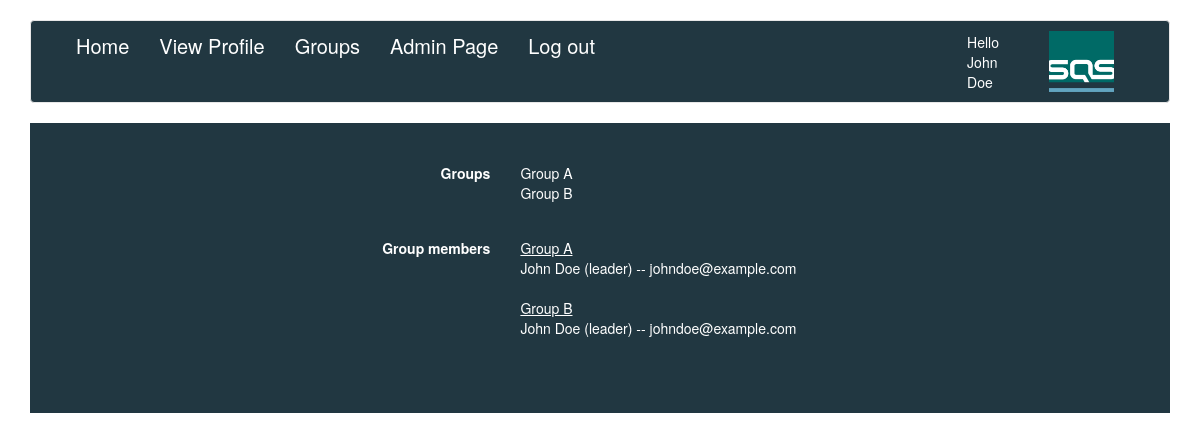
/Training_site/groups.php (signed in), run on the app's committed database.
### tables this page shows
CREATE TABLE `group_members` (
  `id` int(11) NOT NULL,
  `group_id` int(11) DEFAULT NULL,
  `leader` tinyint(1) DEFAULT '0',
  `date_joined` timestamp NOT NULL DEFAULT CURRENT_TIMESTAMP ON UPDATE CURRENT_TIMESTAMP,
  `uid` int(11) DEFAULT NULL
);

CREATE TABLE `user` (
  `UID` int(11) NOT NULL,
  `Name` text NOT NULL,
  `Email` text NOT NULL,
  `Password` varchar(64) NOT NULL,
  `level` int(11) DEFAULT '3'
);

### Training_site/groups.php (the view, shortened to what this page needs)
<?php
include 'config/header.php';
require_once('../sql_connector.php');
?>
<html>
<div class="container">
<form  class= "form-horizontal"action="" method="post">
	<?php
		$group_names = [];
		$group_ids = [];
		$sql1 = "SELECT * FROM groups;";
		$result1 = $mysqli->query($sql1);
		if($result1->num_rows > 0)
		{
			while($row = $result1->fetch_assoc())
			{
				array_push($group_names, $row["name"]);
				array_push($group_ids, $row["id"]);
			}
		}
		else
		{
			echo "<p> No groups could be found </p>";
		}
		echo '<div class="form-group">';
		echo '<label class="control-label col-sm-5" >Groups</label>';
		echo '<div class="col-sm-5">';
		foreach($group_names as $key => $value)
		{
			echo $value."<br />";
		}
		echo '</div></div>';
		echo '<div class="form-group">';
		echo '<label class="control-label col-sm-5" >Group members</label>';
		echo '<div class="col-sm-5">';
	foreach($group_ids as $key => $value)
		{
			$sql2 = "SELECT user.Name, user.Email, group_members.leader FROM user INNER JOIN group_members ON user.uid=group_members.uid WHERE group_members.group_id=".$value.";";
			echo "<u>".$group_names[$key]."</u><br />";
			$result2 = $mysqli->query($sql2);
			if($result2->num_rows > 0)
			{
				while($row = $result2->fetch_assoc())
				{
					$leader = $row["leader"];
					$leadership = "";
					if($leader == 1)
					{
						$leadership = "(leader)";
					}
					echo $row["Name"]." ".$leadership." -- ".$row["Email"]."<br />";
				}
			}
			else
			{
				echo "<p> No members in this group </p>";
			}
			echo "<br />";
		}
			echo "<br />";
			echo '</div></div>';
	?>
</form>
</div>
</html>

### Training_site/assets/css/navbar.css (style rules this page uses)
body { padding-top: 20px; padding-bottom: 20px; }

### Training_site/assets/css/main.css (style rules this page uses)
.form-group { padding-top:20px; padding-left: 5px; }
form label { color: #ffffff; padding-top: 0px !important; margin-bottom: 0px; margin-right: 0px; padding-left: 0px; margin-left: 0px; }
form { margin-top:20px; padding-top:20px; padding-bottom:20px; color: #fff; background-color: #213741; }

### data on the page
group_members: uid.Name "John Doe", leader "(leader)", uid.Email "johndoe@example.com"
group_members: uid.Name "John Doe", leader "(leader)", uid.Email "johndoe@example.com"

### other printed values
$_SESSION['name'] "John Doe"
$value "Group A"
$value "Group B"
$group_names[$key] "Group A"
$group_names[$key] "Group B"
